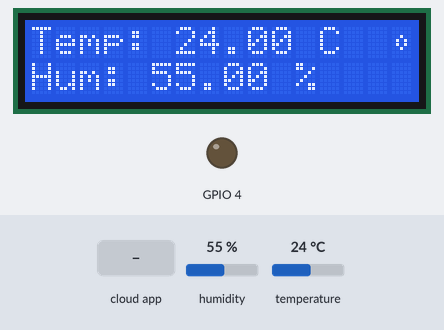
This sketch was run on a simulated ESP32. Shown: 16×2 character LCD, output pins drawn as LEDs (lit = HIGH). Inputs (shaded band) come from the test bench; at power-on: humidity 55 %, temperature 24 °C.

Above: at 1.2 s.
1.3 s: the phone or cloud app sets GPIO_16 to 1
At 3.3 s:
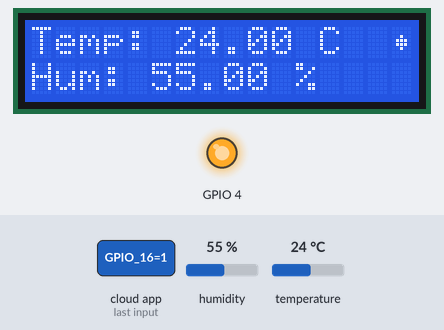
3.6 s: humidity set to 22 %
At 5.4 s:
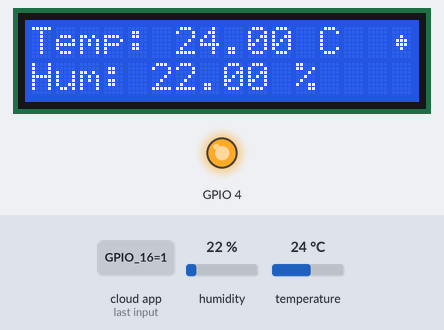
5.7 s: temperature set to 12 °C
At 6.7 s:
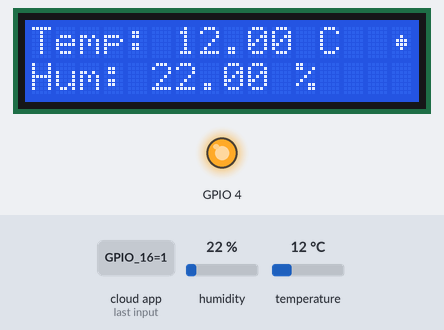
7.7 s: the phone or cloud app sets GPIO_16 to 0
At 8.9 s:
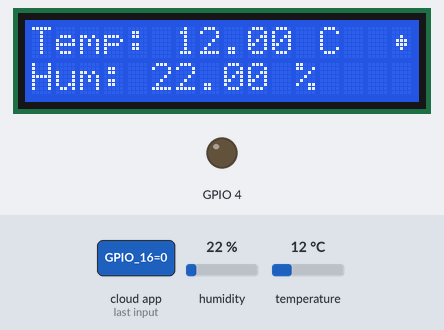
9.8 s: humidity set to 40 %
At 11.2 s:
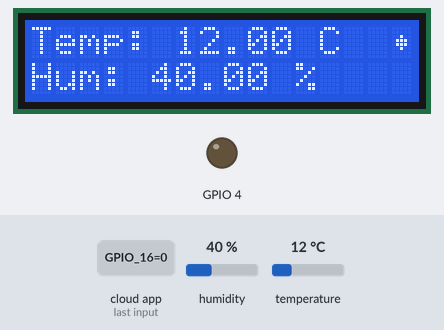
11.8 s: temperature set to 19 °C
At 13.4 s:
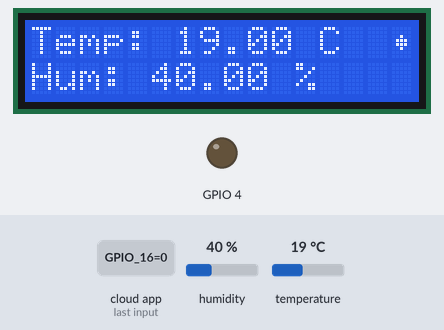
Timing chart, 0 to 14.9 s (numbered marks = the images above; inputs shaded):
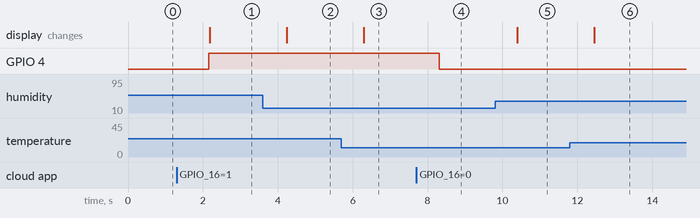

Measured:
- after the input at 1.3 s, GPIO 4: LOW → HIGH after 0.86 s
- after the input at 3.6 s, the display: changes after 0.64 s (image 2)
- after the input at 5.7 s, the display: changes after 0.59 s (image 3)
- after the input at 7.7 s, GPIO 4: HIGH → LOW after 0.62 s
- after the input at 9.8 s, the display: changes after 0.60 s (image 5)
- after the input at 11.8 s, the display: changes after 0.65 s (image 6)

The sketch:

ESP32.ino
```cpp
/*
  Project: ESP32 IoT Weather Station with Thinger.io and LCD Display

  Description:
  ------------
  This project implements a simple IoT weather station using an ESP32 microcontroller.
  It reads temperature and humidity data from a DHT11 sensor and displays the readings
  on a 16x2 I2C LCD display. The device also connects to the Thinger.io IoT platform,
  sending both real-time and 5-minute average temperature/humidity data to the cloud.

  Key Features:
  -------------
  - Reads temperature and humidity from a DHT11 sensor.
  - Displays live sensor readings on an I2C LCD (address 0x27).
  - Shows WiFi connection status on the LCD using custom characters.
  - Calculates and sends the 5-minute average temperature to Thinger.io.
  - Sends live temperature and humidity values to Thinger.io.
  - Controls a GPIO pin (pin 4) remotely via Thinger.io.
  - Modular structure for easy adaptation and extension.

  Libraries Used:
  ---------------
  - ThingerESP32: For Thinger.io integration.
  - DHT: For DHT11 sensor communication.
  - LiquidCrystal_I2C: For controlling the LCD display.
  - Wire: For I2C communication.

  Customization:
  --------------
  - WiFi credentials and Thinger.io credentials are stored in "arduino_secrets.h".
  - LCD custom characters indicate WiFi connection state.
  - Bucket ID for Thinger.io data writes should be set accordingly.

  Usage:
  ------
  1. Connect the DHT11 sensor to GPIO 2.
  2. Connect a 16x2 LCD with I2C interface (address 0x27).
  3. Add your WiFi and Thinger.io credentials in "arduino_secrets.h".
  4. Upload the code to your ESP32.
  5. View live sensor data on the LCD and remotely via Thinger.io.

*/
#define THINGER_SERIAL_DEBUG

#include <ThingerESP32.h>
#include "arduino_secrets.h"
#include "DHT.h"
#include <Wire.h>
#include <LiquidCrystal_I2C.h>

#define DHTPIN 2
#define DHTTYPE DHT11
DHT dht(DHTPIN, DHTTYPE);

// Αρχικοποίηση της LCD με διεύθυνση I2C 0x27
LiquidCrystal_I2C lcd(0x27, 16, 2);

ThingerESP32 thing(USERNAME, DEVICE_ID, DEVICE_CREDENTIAL);

// Μεταβλητές για τον υπολογισμό του μέσου όρου θερμοκρασίας ανά 5 λεπτά
float temperatureSum = 0;  // Άθροισμα των μετρήσεων θερμοκρασίας
int readingCount = 0;      // Αριθμός μετρήσεων
unsigned long startTime = 0; // Χρόνος έναρξης του 5λεπτου
float avgTemperature = 0;  // Μέση θερμοκρασία ανά 5 λεπτά

bool isConnected = false;

// Προσαρμοσμένοι χαρακτήρες LCD για WiFi κατάσταση
byte filledDot[8] = {
  0b00000,
  0b00000,
  0b00100,
  0b01110,
  0b01110,
  0b00100,
  0b00000,
  0b00000
};

byte openCircle[8] = {
  0b00000,
  0b00000,
  0b00100,
  0b01010,
  0b01010,
  0b00100,
  0b00000,
  0b00000
};

void setup() {
  Serial.begin(115200);
  dht.begin();

  lcd.init();
  lcd.backlight();

  // Δημιουργία προσαρμοσμένων χαρακτήρων
  lcd.createChar(0, filledDot);
  lcd.createChar(1, openCircle);

  pinMode(4, OUTPUT);
  thing["GPIO_16"] << digitalPin(4);


  // Σύνδεση στο WiFi
  thing.add_wifi(SSID, SSID_PASSWORD);

  // Ορισμός πηγής δεδομένων για το Thinger.io
  thing["TempHum"] >> [](pson &out) {
    out["temperature"] = dht.readTemperature(); // Θερμοκρασία
    out["humidity"] = dht.readHumidity();       // Υγρασία
  };

  // Νέα πηγή για τον μέσο όρο θερμοκρασίας
  thing["AvgTemp"] >> [](pson &out) {
    out["val"] = avgTemperature; // Αποστολή μέσης θερμοκρασίας στην τιμή του bucket
  };

  startTime = millis(); // Αρχικοποίηση του χρόνου έναρξης
}

void calculateAverageTemperature() {
  // Ανάγνωση της τρέχουσας θερμοκρασίας
  float currentTemperature = dht.readTemperature();
  if (!isnan(currentTemperature)) {
    temperatureSum += currentTemperature; // Προσθήκη θερμοκρασίας στο άθροισμα
    readingCount++;                        // Αύξηση του αριθμού μετρήσεων
  }

  // Έλεγχος αν έχουν περάσει 5 λεπτά (300.000 ms)
  if (millis() - startTime >= 300000) {
    if (readingCount > 0) {
      avgTemperature = temperatureSum / readingCount; // Υπολογισμός μέσου όρου
    } else {
      avgTemperature = NAN; // Διαχείριση αν δεν υπάρχουν έγκυρες μετρήσεις
    }

    temperatureSum = 0;
    readingCount = 0;
    startTime = millis(); // Επαναφορά χρόνου έναρξης
  }
}

void loop() {
  calculateAverageTemperature(); // Υπολογισμός μέσης θερμοκρασίας
  updateConnectionStatus(); // Ενημέρωση κατάστασης σύνδεσης Wi-Fi στο LCD

  thing.handle(); // Διαχείριση Thinger.io
  thing.write_bucket("bucketid", "TempHum"); // Αποστολή δεδομένων θερμοκρασίας και υγρασίας

  float temperature = dht.readTemperature();
  float humidity = dht.readHumidity();

  lcd.setCursor(0, 0);
  lcd.print("Temp: ");
  lcd.print(temperature);
  lcd.print(" C ");

  lcd.setCursor(0, 1);
  lcd.print("Hum: ");
  lcd.print(humidity);
  lcd.print(" %  ");

  delay(2000); // Μικρή καθυστέρηση για σταθερότητα
}

void updateConnectionStatus() {
  lcd.setCursor(15, 0); // Κορυφή δεξιά γωνία
  if (WiFi.status() == WL_CONNECTED) {
    lcd.write(0); // Γεμάτο κουκί για συνδεδεμένο
  } else {
    lcd.write(1); // Κενό κύκλος για αποσυνδεδεμένο
  }
}
```

arduino_secrets.h
```cpp
// Replace these placeholder values with your actual credentials
#define USERNAME "your_thinger_username"
#define DEVICE_ID "your_thinger_device_id"
#define DEVICE_CREDENTIAL "your_thinger_device_credential"

#define SSID "your_wifi_ssid"
#define SSID_PASSWORD "your_wifi_password"
```
